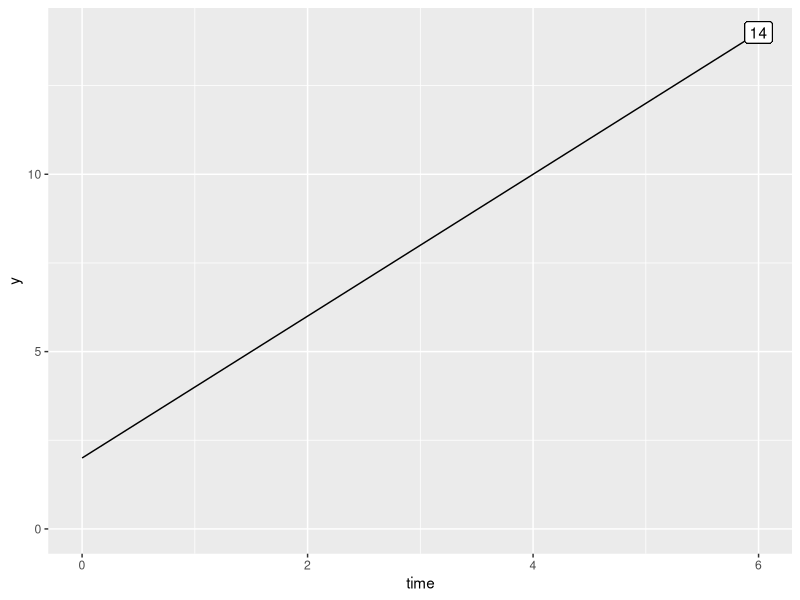
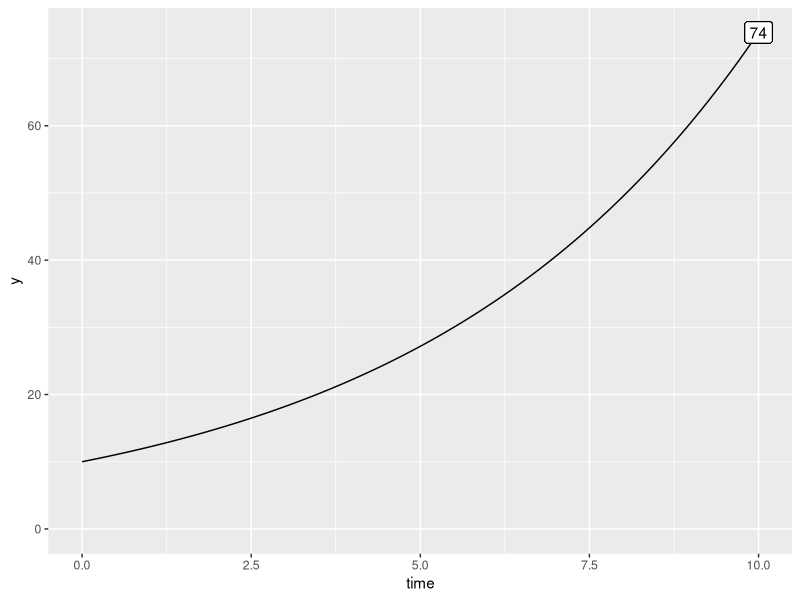
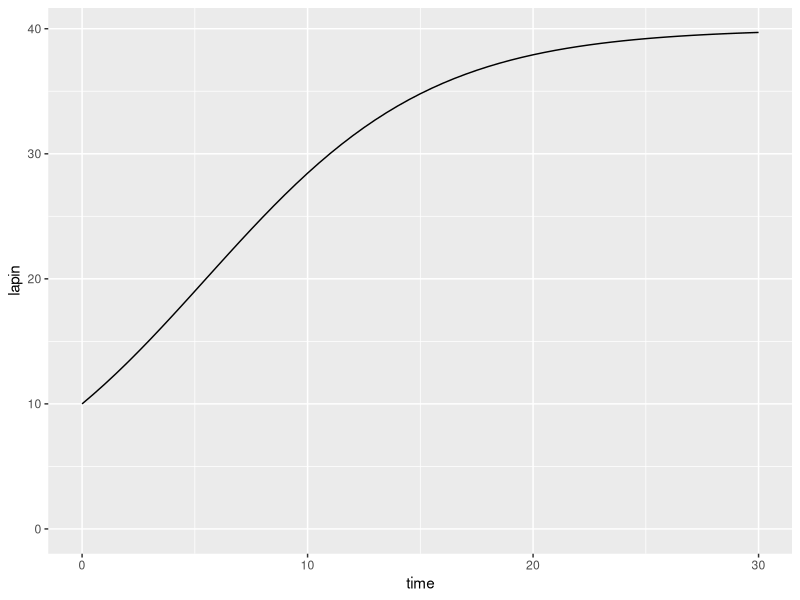
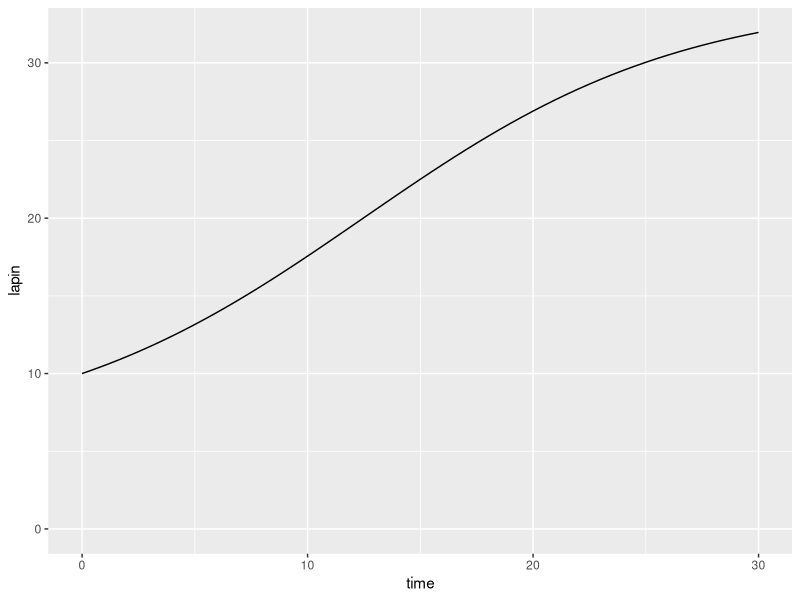
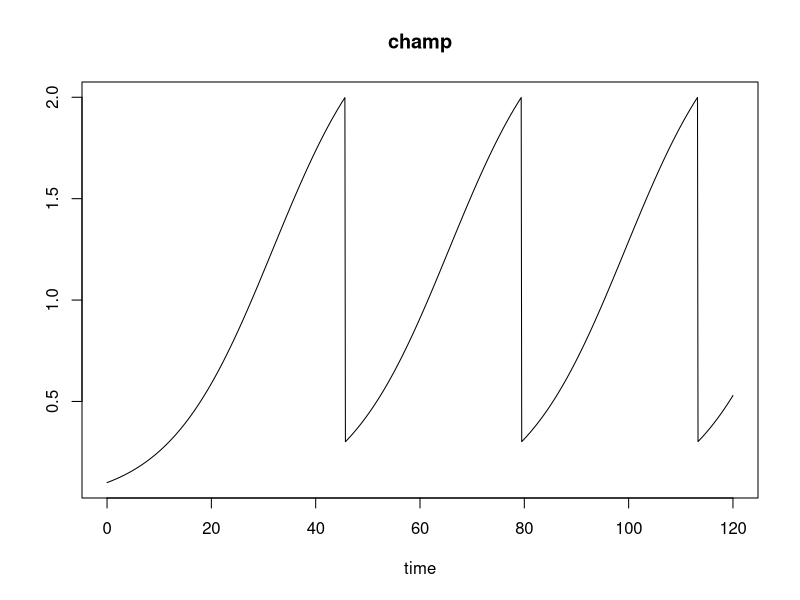

The R script that drew these images, in order: (Note: this script raises an error after producing the figures.)
## ---- chunk 1
library("tidyverse")
y0 <- 2
c <- 2 # exprimé en individu / pas de temps
time <- seq(0, 6, 0.1)
y <- y0 + c * time
tibble(time, y) %>%
  ggplot(aes(x = time, y = y)) +
  geom_line() +
  geom_label(x = max(time), y = max(y), label = round(max(y))) +
  expand_limits(y = 0)
## ---- chunk 2
y0 <- 10
r <- 0.2 # exprimé en individu / pas de temps
time <- seq(0, 10, 0.1)
y <- y0 * exp(r*time)
tibble(time, y) %>%
  ggplot(aes(x = time, y = y)) +
  geom_line() +
  geom_label(x = max(time), y = max(y), label = round(max(y))) +
  expand_limits(y = 0)
## ---- chunk 3
library("deSolve")
## ---- chunk 4
time <- seq(0, 30, by = 0.5)
## ---- chunk 5
y0 <- c(lapin = 10)
## ---- chunk 6
p <- c(r = 0.2, K = 40)
## ---- chunk 7
model_logistic <- function(t, y, p) {
  lapin <- y[1]
  dlapin_dt <- p[1] * lapin * (1 - lapin/p[2])
  return(list(c(dlapin_dt)))
}
## ---- chunk 8
lapin_t <- ode(y = y0, times = time, model_logistic, p)
head(lapin_t)
## ---- chunk 9
lapin_t %>%
  as_tibble() %>%
  ggplot(aes(x = time, y = lapin)) +
  geom_line() +
  expand_limits(y = 0)
## ---- chunk 10
p <- c(r = 0.2, K = 40, Q = 1)

model_logistic_expl <- function(t, y, p) {
  lapin <- y[1]
  dlapin_dt <- p[1] * lapin * (1 - lapin/p[2]) - p[3]
  return(list(c(dlapin_dt)))
}

lapin_t <- ode(y = y0, times = time, model_logistic_expl, p)
lapin_t %>%
  as_tibble() %>%
  ggplot(aes(x = time, y = lapin)) +
  geom_line() +
  expand_limits(y = 0)
## ---- chunk 11
time <- seq(0, 120, 0.1)
p <- c(r = 0.1, K = 2.5)
y0 <- c(champ = 0.1)
## ---- chunk 12
recolte_root <- function(t, y, p) y[1]-2
## ---- chunk 13
recolte_event <- function(t, y, p) {
  y[1] <- 0.3
  return(y)
}
## ---- chunk 14
recolte <- function(t, y, p) {
  champ <- y[1]
  dchamp_dt <- p[1] * champ * (1 - champ/p[2])
  return(list(c(dchamp_dt)))
}
## ---- chunk 15
out <- ode(times = time, y = y0, func = recolte, parms = p,
           rootfun = recolte_root,
           events = list(func = recolte_event, root = TRUE),
           method="impAdams")
plot(out)
## ---- chunk 16
knitr::include_graphics("images/13_journal.pbio.2000891.g001.png")
## ---- chunk 17
time <- seq(0, 30, by = 0.1)
y0 <- c(lapin = 3, renard = 1)
p <- c(alpha = 2, # taux de croissance des lapins (naissance - mortalité, 1/an)
       beta = 0.8, # taux de prédation des lapins (renard / an)
       delta = 0.1, # taux de conversion lors de la prédation (lapin / renard)
       gamma = 0.2) # mortalité naturelle des renards (1/an)
## ---- chunk 18
lapin_iso <- p[4]/p[3]
renard_iso <- p[1]/p[2]
## ---- chunk 19
modele_LV <- function(t, y, p) {
  lapin = y[1]
  renard = y[2]
  dlapin_dt = p[1] * lapin - p[2] * lapin * renard
  drenard_dt = p[3] * lapin * renard - p[4] * renard
  return(list(c(dlapin_dt, drenard_dt)))
}
## ---- chunk 20
effectifs_t = ode(y = y0, times = time, modele_LV, p)
head(effectifs_t)
## ---- chunk 21
effectifs_t %>%
  as_tibble() %>%
  gather(key="espece", value = "value", -time) %>%
  ggplot(aes(x=time, y=value)) +
  geom_line(aes(colour=espece)) +
  expand_limits(y = 0)
## ---- chunk 22
effectifs_t %>%
  as_tibble() %>%
  ggplot(aes(x = lapin, y = renard)) +
  geom_path() +
  geom_hline(yintercept = lapin_iso, linetype = 2) +
  geom_vline(xintercept = renard_iso, linetype = 2)
## ---- chunk 23
time <- seq(0, 60, by = 0.1)
y0 <- c(lapin = 3, renard = 1)
p <- c(alpha = 2, # taux de croissance des lapins (naissance - mortalité, 1/an)
       beta = 0.8, # taux de prédation des lapins (renard / an)
       delta = 0.1, # taux de conversion lors de la prédation (lapin / renard)
       gamma = 0.2, # mortalité naturelle des renards (1/an)
       K = 40) # capacité de support de l'écosystème
## ---- chunk 24
lapin_iso <- p[4] / p[3]
renard_iso <- tibble(lapin = seq(from = 0, to = 40, by = 1)) %>%  # acec une séquence de lapins ...
  mutate(renard = p[1] / p[2] * (1 - lapin/p[5])) # ... calculer les renards
## ---- chunk 25
modele_LV_logist <- function(t, y, p) {
  lapin = y[1]
  renard = y[2]
  dlapin_dt = p[1] * lapin * (1-y[1]/p[5]) - p[2] * lapin * renard
  drenard_dt = p[3] * lapin * renard - p[4] * renard
  return(list(c(dlapin_dt, drenard_dt)))
}
## ---- chunk 26
effectifs_t <- ode(y = y0, times = time, modele_LV_logist, p)

gg_time <- effectifs_t %>%
  as_tibble() %>%
  gather(key="espece", value = "value", -time) %>%
  ggplot(aes(x=time, y=value)) +
  geom_line(aes(colour=espece)) +
  expand_limits(y = 0)

gg_cycle <- effectifs_t %>%
  as_tibble() %>%
  ggplot(aes(x = lapin, y = renard)) +
  geom_path() +
  geom_vline(xintercept = lapin_iso, linetype = 2) +
  geom_line(data = renard_iso, linetype = 2) +
  xlim(c(0, 10))

cowplot::plot_grid(gg_time, gg_cycle)
## ---- chunk 27
zero_root <- function(t, y, p) {
  x1 <- y[1] >= 0
  x2 <- y[2] >= 0
  xnum <- as.numeric(x1 & x2)
  return(xnum)
}

zero_event <- function(t, y, p) {
  if (y[1] <= 0) y[1] <- 0
  if (y[2] <= 0) y[2] <- 0
  return(y)
}
## ---- chunk 28
modele_LV_alea <- function(t, y, p) {
  lapin = y[1]
  renard = y[2]
  alpha <- rnorm(1, p[1], 0.0005)
  beta <- rnorm(1, p[2], 0.0005)
  delta <- rnorm(1, p[3], 0.001)
  gamma <- rnorm(1, p[4], 0.001)
  K <- rnorm(1, p[5], 1)
  dlapin_dt <- alpha * lapin * (1-lapin/K) - beta * lapin * renard
  drenard_dt <- delta * lapin * renard - gamma * renard
  return(list(c(dlapin_dt, drenard_dt)))
}
## ---- chunk 29
set.seed(14389)
effectifs_t = ode(y = y0,
                  times = time,
                  func = modele_LV_alea,
                  parms = p,
                  rootfun = zero_root,
                  events = list(func = zero_event, root = TRUE),
                  method="impAdams")
effectifs_tibble <- effectifs_t %>% unclass() %>% as_tibble()
## ---- chunk 30
gg_time <- effectifs_tibble %>%
  gather(key="espece", value = "value", -time) %>%
  ggplot(aes(x=time, y=value)) +
  geom_line(aes(colour=espece)) +
  expand_limits(y = 0)

gg_cycle <- effectifs_tibble %>%
  ggplot(aes(x = lapin, y = renard)) +
  geom_path(aes(colour = time)) +
  geom_vline(xintercept = lapin_iso, linetype = 2) +
  geom_line(data = renard_iso, linetype = 2) +
  expand_limits(x = 0, y = 0)

cowplot::plot_grid(gg_time, gg_cycle)
## ---- chunk 31
rm(list = ls())
